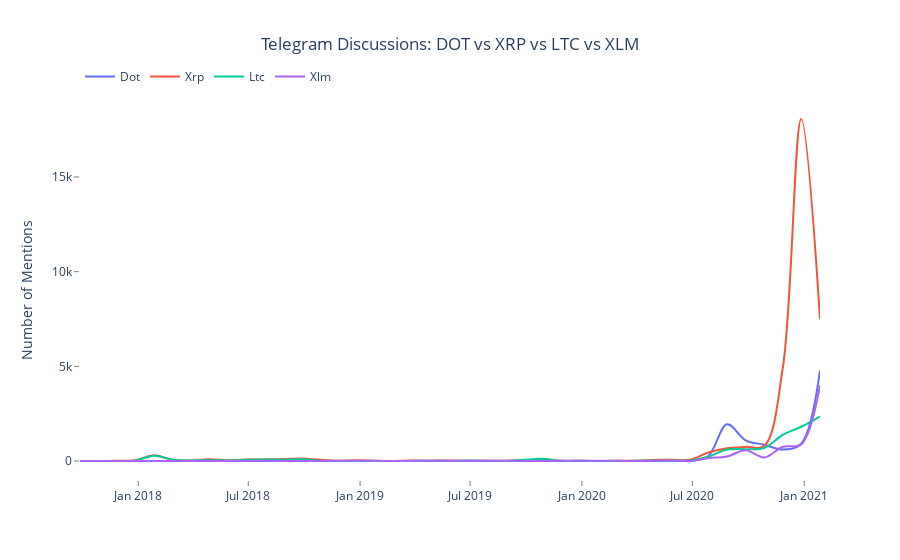

Notebook code cell kept with this figure:
### Markdown cell above
## DOT vs XRP vs LTC vs XLM

### Code cell
#other popular crypto-currencies
models = ["dot", "xrp", "ltc", "xlm"]
for col in models:
    consolidated_data[col] = consolidated_data["CleanMessage"].apply(lambda x : count_presence(x, col))
plotit(models, "Telegram Discussions: DOT vs XRP vs LTC vs XLM")

### Figure 1 — Plotly figure (JSON) as saved in the notebook; plotly's stock layout.template omitted (floating-point values rounded to 4 significant figures)
{"data": [{"line": {"shape": "spline", "width": 2}, "mode": "lines", "name": "Dot", "type": "scatter", "x": ["2017-09-27", "2017-10-27", "2017-11-27", "2017-12-27", "2018-01-27", "2018-02-27", "2018-03-27", "2018-04-27", "2018-05-27", "2018-06-27", "2018-07-27", "2018-08-27", "2018-09-27", "2018-10-27", "2018-11-27", "2018-12-27", "2019-01-27", "2019-02-27", "2019-03-27", "2019-04-27", "2019-05-27", "2019-06-27", "2019-07-27", "2019-08-27", "2019-09-27", "2019-10-27", "2019-11-27", "2019-12-27", "2020-01-27", "2020-02-27", "2020-03-27", "2020-04-27", "2020-05-27", "2020-06-27", "2020-07-27", "2020-08-27", "2020-09-27", "2020-10-27", "2020-11-27", "2020-12-27", "2021-01-27"], "y": [0, 0, 0, 0, 3, 2, 2, 0, 2, 1, 1, 0, 2, 6, 0, 2, 0, 0, 0, 0, 2, 0, 0, 1, 1, 5, 4, 0, 0, 1, 2, 10, 8, 12, 259, 1938, 1083, 856, 604, 910, 4781]}, {"line": {"shape": "spline", "width": 2}, "mode": "lines", "name": "Xrp", "type": "scatter", "x": ["2017-09-27", "2017-10-27", "2017-11-27", "2017-12-27", "2018-01-27", "2018-02-27", "2018-03-27", "2018-04-27", "2018-05-27", "2018-06-27", "2018-07-27", "2018-08-27", "2018-09-27", "2018-10-27", "2018-11-27", "2018-12-27", "2019-01-27", "2019-02-27", "2019-03-27", "2019-04-27", "2019-05-27", "2019-06-27", "2019-07-27", "2019-08-27", "2019-09-27", "2019-10-27", "2019-11-27", "2019-12-27", "2020-01-27", "2020-02-27", "2020-03-27", "2020-04-27", "2020-05-27", "2020-06-27", "2020-07-27", "2020-08-27", "2020-09-27", "2020-10-27", "2020-11-27", "2020-12-27", "2021-01-27"], "y": [0, 0, 16, 43, 300, 55, 29, 89, 39, 77, 83, 105, 138, 68, 18, 35, 8, 3, 22, 16, 28, 10, 8, 14, 34, 61, 9, 11, 2, 9, 11, 51, 62, 69, 445, 676, 745, 790, 4977, 18063, 7481]}, {"line": {"shape": "spline", "width": 2}, "mode": "lines", "name": "Ltc", "type": "scatter", "x": ["2017-09-27", "2017-10-27", "2017-11-27", "2017-12-27", "2018-01-27", "2018-02-27", "2018-03-27", "2018-04-27", "2018-05-27", "2018-06-27", "2018-07-27", "2018-08-27", "2018-09-27", "2018-10-27", "2018-11-27", "2018-12-27", "2019-01-27", "2019-02-27", "2019-03-27", "2019-04-27", "2019-05-27", "2019-06-27", "2019-07-27", "2019-08-27", "2019-09-27", "2019-10-27", "2019-11-27", "2019-12-27", "2020-01-27", "2020-02-27", "2020-03-27", "2020-04-27", "2020-05-27", "2020-06-27", "2020-07-27", "2020-08-27", "2020-09-27", "2020-10-27", "2020-11-27", "2020-12-27", "2021-01-27"], "y": [0, 1, 2, 19, 275, 65, 23, 45, 23, 65, 82, 70, 99, 19, 3, 0, 3, 0, 2, 15, 6, 30, 7, 2, 62, 116, 12, 8, 1, 3, 7, 19, 15, 24, 225, 605, 622, 684, 1389, 1810, 2350]}, {"line": {"shape": "spline", "width": 2}, "mode": "lines", "name": "Xlm", "type": "scatter", "x": ["2017-09-27", "2017-10-27", "2017-11-27", "2017-12-27", "2018-01-27", "2018-02-27", "2018-03-27", "2018-04-27", "2018-05-27", "2018-06-27", "2018-07-27", "2018-08-27", "2018-09-27", "2018-10-27", "2018-11-27", "2018-12-27", "2019-01-27", "2019-02-27", "2019-03-27", "2019-04-27", "2019-05-27", "2019-06-27", "2019-07-27", "2019-08-27", "2019-09-27", "2019-10-27", "2019-11-27", "2019-12-27", "2020-01-27", "2020-02-27", "2020-03-27", "2020-04-27", "2020-05-27", "2020-06-27", "2020-07-27", "2020-08-27", "2020-09-27", "2020-10-27", "2020-11-27", "2020-12-27", "2021-01-27"], "y": [0, 0, 0, 0, 4, 2, 4, 3, 3, 1, 15, 6, 8, 1, 15, 7, 7, 1, 10, 9, 12, 10, 16, 8, 6, 4, 11, 10, 9, 7, 0, 7, 29, 3, 149, 240, 565, 189, 751, 874, 4003]}], "layout": {"legend": {"orientation": "h", "y": 1.1}, "paper_bgcolor": "#fff", "plot_bgcolor": "#fff", "title": {"text": "Telegram Discussions: DOT vs XRP vs LTC vs XLM", "x": 0.5}, "xaxis": {"gridcolor": "rgb(255,255,255)", "showgrid": true, "showline": false, "showticklabels": true, "tickcolor": "rgb(127,127,127)", "ticks": "outside", "zeroline": false}, "yaxis": {"gridcolor": "rgb(255,255,255)", "showgrid": false, "showline": false, "showticklabels": true, "tickcolor": "rgb(127,127,127)", "ticks": "outside", "title": {"text": "Number of Mentions"}, "zeroline": false}}}
